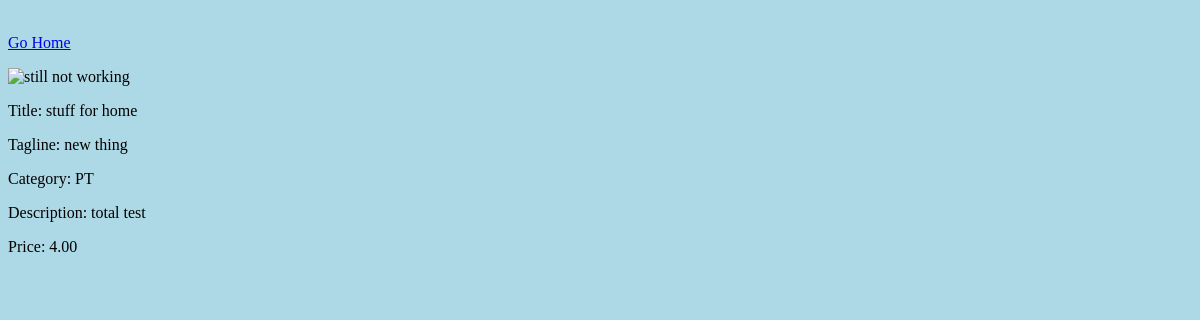
The app's page /product_detail_view/2/, older data.
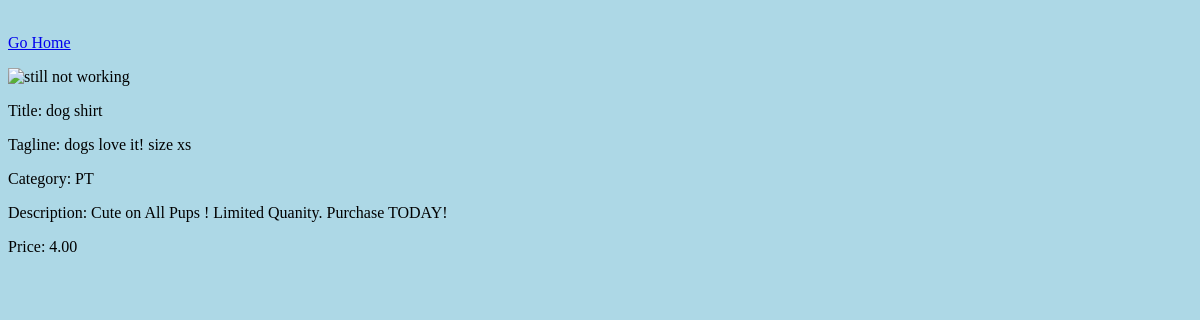
The same page, newer data.
### website_app/models.py (models this page shows, shortened)
class Products(models.Model):
    name = models.CharField(max_length=250, blank=False, null=False, default='none')
    tagline = models.CharField(max_length=250, null=True, blank=True)
    price = models.DecimalField(max_digits=6, decimal_places=2, null=True, blank=True)
    category = models.ForeignKey("Category", on_delete=models.CASCADE, blank=True)
    description = models.CharField(max_length=250, null=True, blank=False)
    product_image = models.ImageField(null=True, blank=True, upload_to='media/images/', default='media/images/tennisball.jpg')

class Category(models.Model):
    HOME = 'HM'
    PETS = 'PT'
    CAR = 'CR'
    ELECTRONICS = 'EL'
    HOBBIES = 'HB'
    CATEGORY_CHOICES = [
        (HOME, 'Home'),
        (PETS, 'Pets'),
        (CAR, 'Car'),
        (ELECTRONICS, 'Electronics'),
        (HOBBIES, 'Hobbies'),
    ]
    category_choice = models.CharField(
        max_length=2,
        choices=CATEGORY_CHOICES,
        default=HOBBIES,
    )
    def __str__(self):
        choices= "CATEGORY_CHOICES"
        for key,value in self.CATEGORY_CHOICES:
            return self.category_choice

### website_app/views.py (the view)
# urls.py: path('product_detail_view/<int:id>/',views.product_detail_view, name='product detail'),
def product_detail_view(request,id):
    product = Products.objects.get(id=id)
    return render (request, 'product_detail_view.html',{'product': product})

### template/product_detail_view.html (shortened to what this page needs)
<!DOCTYPE html>
<html lang="en">
<head>
</head>
<body class='body'>
    <div class='div1'>
    <br>
       <a href="/" class='button'>Go Home</a>
    <p>
    <img src="/media/images/{{product.product_image.id}}/" alt="still not working" width="24" height="39">
    <div class="col-3">
    </p>
<p>Title: {{product.name}}</p>
<p>Tagline: {{product.tagline}}</p>
<p>Category: {{product.category}}</p>
<p>Description: {{product.description}}</p>
<p>Price: {{product.price}}</p>
</div>
</body>

Row changes from the older to the newer data that the page shows:
changed Products "PT": name "stuff for home" → "dog shirt"; tagline "new thing" → "dogs love it! size xs"; description "total test" → "Cute on All Pups ! Limited Quanity. Purchase TODAY!"
